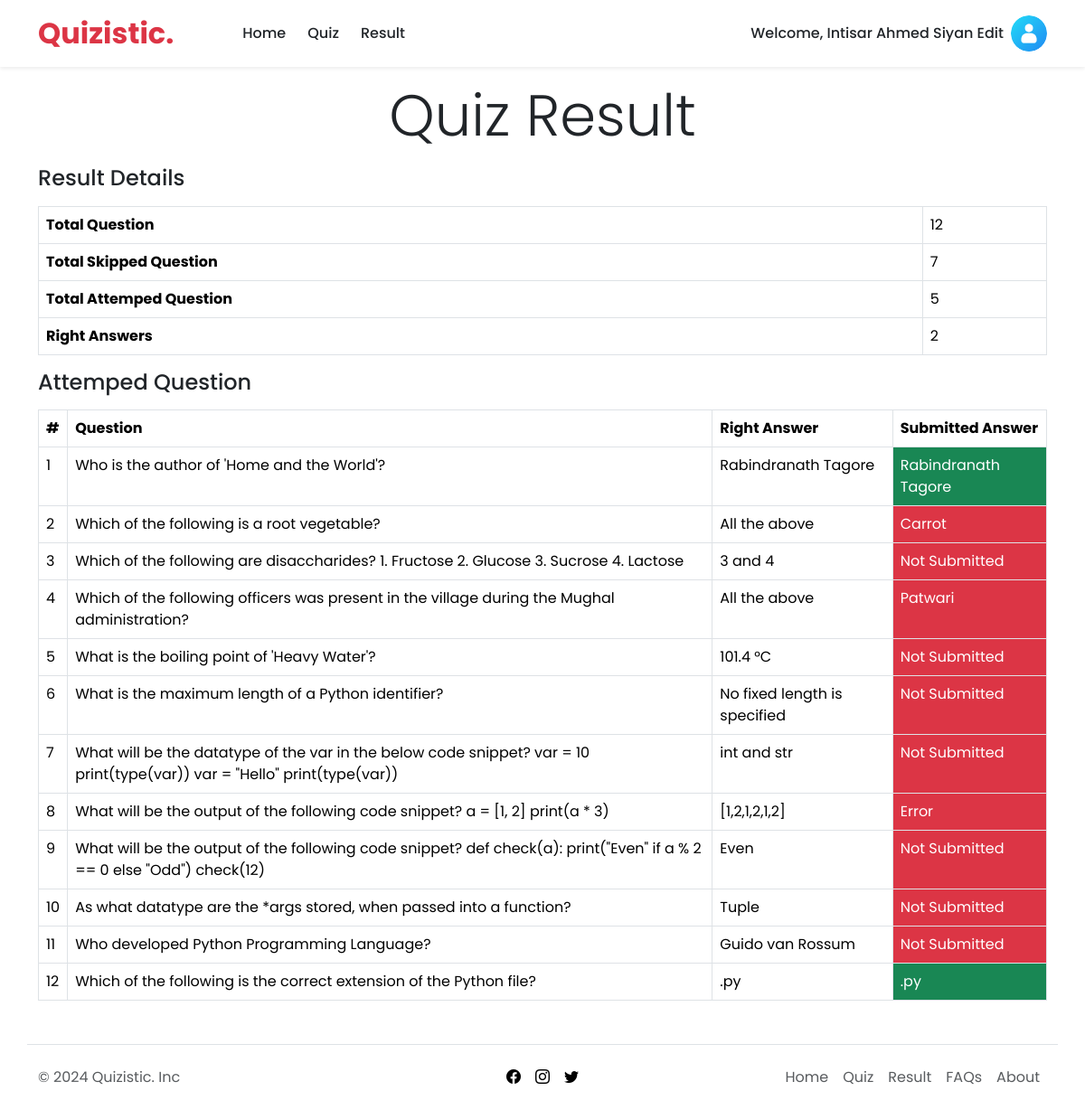
/quiz/result/ (signed in), run on the app's committed database.
### quiz/models.py (models this page shows)
class UserAnswerSubmit(models.Model):
    question = models.ForeignKey(Question,on_delete=models.CASCADE)
    user = models.ForeignKey(User,on_delete=models.CASCADE)
    right_ans = models.CharField(max_length = 250)

class Question(models.Model):
    quiz = models.ForeignKey(Quiz, on_delete=models.CASCADE)
    question = models.TextField()
    opt_1= models.CharField(max_length =250)
    opt_2= models.CharField(max_length =250)
    opt_3= models.CharField(max_length =250)
    opt_4= models.CharField(max_length =250)
    time_limit = models.IntegerField()
    right_opt = models.CharField(max_length=100)
    def __str__(self):
        return self.question

### quiz/views.py (the view)
# urls.py: path('result/', views.result, name='result'),
@login_required
def result(request):
    result = models.UserAnswerSubmit.objects.filter(user=request.user)
    skipped = models.UserAnswerSubmit.objects.filter(user=request.user,right_ans='Not Submitted').count()
    attemped = models.UserAnswerSubmit.objects.filter(user=request.user).exclude(right_ans='Not Submitted').count()
    rightAns= 0
    for r in result:
        if r.question.right_opt == r.right_ans:
            rightAns+=1
    return render(request,'quiz_result.html',{'result':result,'skipped':skipped,'attemped':attemped,'rightAns':rightAns})

### quiz/templates/quiz_result.html (shortened to what this page needs)
{% extends 'base.html' %}
{% block content %}
<h1 class="display-3 text-center my-3">Quiz Result </h1>
<h4 class="my-3">Result Details</h4>
<table class="table table-bordered">
    <tr>
        <th>Total Question</th>
        <td>{{result.count}}</td>
    </tr>
    <tr>
        <th>Total Skipped Question</th>
        <td>{{skipped}}</td>
    </tr>
    <tr>
        <th>Total Attemped Question</th>
        <td>{{attemped}}</td>
    </tr>
    <tr>
        <th>Right Answers</th>
        <td>{{rightAns}}</td>
    </tr>
</table>
<h4 class="my-3">Attemped Question</h4>
<table class="table table-bordered">
    <thead>
        <tr>
            <th>#</th>
            <th>Question</th>
            <th>Right Answer</th>
            <th>Submitted Answer</th>
        </tr>
    </thead>
    <tbody>
        {% for r in result %}
        <tr>
            <td>{{ forloop.counter }}</td>
            <td>{{r.question}}</td>
            <td>{{r.question.right_opt}}</td>
            {% if r.question.right_opt == r.right_ans %}
            <td class="bg-success text-white">{{r.right_ans}}</td>
            {% else %}
            <td class="bg-danger text-white">{{r.right_ans}}</td>
            {% endif %}
        </tr>
        {% endfor %}
    </tbody>
</table>
{% endblock %}

### templates/navbar.html (shortened to what this page needs)
{% load static %}
<nav class="navbar navbar-expand-lg shadow-sm ">
    <div class=" container ">
        <a class="navbar-brand text-danger fw-bolder fs-2" href="{% url 'home' %}">Quizistic.</a>
        <div class="collapse navbar-collapse gap-2 " id="navbarNavAltMarkup">
            <div class="navbar-nav  ps-lg-5 item-nav ">
                <a class="btn  btn-outline-dark rounded-0 border-0  fw-medium" aria-current="page"
                    href="{% url 'home' %}">Home</a>
                {% if user.is_authenticated %}
                <a class="btn  btn-outline-dark rounded-0 border-0  fw-medium" aria-current="page"
                    href="{% url 'all_quiz' %}">Quiz</a>
                <a class="btn  btn-outline-dark rounded-0 border-0  fw-medium" aria-current="page"
                    href="{% url 'result' %}">Result</a>
                {% endif %}
            </div>
            <div class="navbar-nav  item-nav gap-2 ms-lg-auto 2 align-items-center ">
                {% if user.is_authenticated %}
                <div class="fw-medium ">Welcome, {{ request.user.first_name }} {{ request.user.last_name }} </div>
                <div class="btn-group dropstart">
                    <button type="button" class="btn px-0 border-0 rounded-0" data-bs-toggle="dropdown">
                        <img src="{% static 'images/default.png' %}" class="profile-pic rounded-5" alt="Profile Pic">
                    </button>
                </div>
                {% else%}
                <a href=" {% url 'register' %}" class="btn btn-outline-danger rounded-0">Sign Up</a>
                <a href="{% url 'login' %}" class="btn btn-danger rounded-0">Login</a>
                {% endif %}
            </div>
        </div>
    </div>
</nav>

### static/css/style.css (style rules this page uses)
body { font-family: poppins; }
.profile-pic { width: 40px; }

### data on the page
UserAnswerSubmit: question "Who is the author of 'Home and the World'?", question.right_opt "Rabindranath Tagore", right_ans "Rabindranath Tagore"
UserAnswerSubmit: question "Which of the following is a root vegetable?", question.right_opt "All the above", right_ans "Carrot"
UserAnswerSubmit: question "Which of the following are disaccharides? 1. Fructose 2. Glucose 3. Sucrose 4. Lactose", question.right_opt "3 and 4", right_ans "Not Submitted"
UserAnswerSubmit: question "Which of the following officers was present in the village during the Mughal administration?", question.right_opt "All the above", right_ans "Patwari"
UserAnswerSubmit: question "What is the boiling point of 'Heavy Water'?", question.right_opt "101.4 °C", right_ans "Not Submitted"
UserAnswerSubmit: question "What is the maximum length of a Python identifier?", question.right_opt "No fixed length is specified", right_ans "Not Submitted"
UserAnswerSubmit: question "What will be the datatype of the var in the below code snippet? var = 10 print(type(var)) var = \"Hello\" print(type(var))", question.right_opt "int and str", right_ans "Not Submitted"
UserAnswerSubmit: question "What will be the output of the following code snippet? a = [1, 2] print(a * 3)", question.right_opt "[1,2,1,2,1,2]", right_ans "Error"
UserAnswerSubmit: question "What will be the output of the following code snippet? def check(a): print(\"Even\" if a % 2 == 0 else \"Odd\") check(12)", question.right_opt "Even", right_ans "Not Submitted"
UserAnswerSubmit: question "As what datatype are the *args stored, when passed into a function?", question.right_opt "Tuple", right_ans "Not Submitted"
UserAnswerSubmit: question "Who developed Python Programming Language?", question.right_opt "Guido van Rossum", right_ans "Not Submitted"
UserAnswerSubmit: question "Which of the following is the correct extension of the Python file?", question.right_opt ".py", right_ans ".py"

### other printed values
{{ request.user.first_name }} "Intisar Ahmed"
{{ request.user.last_name }} "Siyan Edit"
{{ result.count }} "12"
{{ skipped }} "7"
{{ attemped }} "5"
{{ rightAns }} "2"
